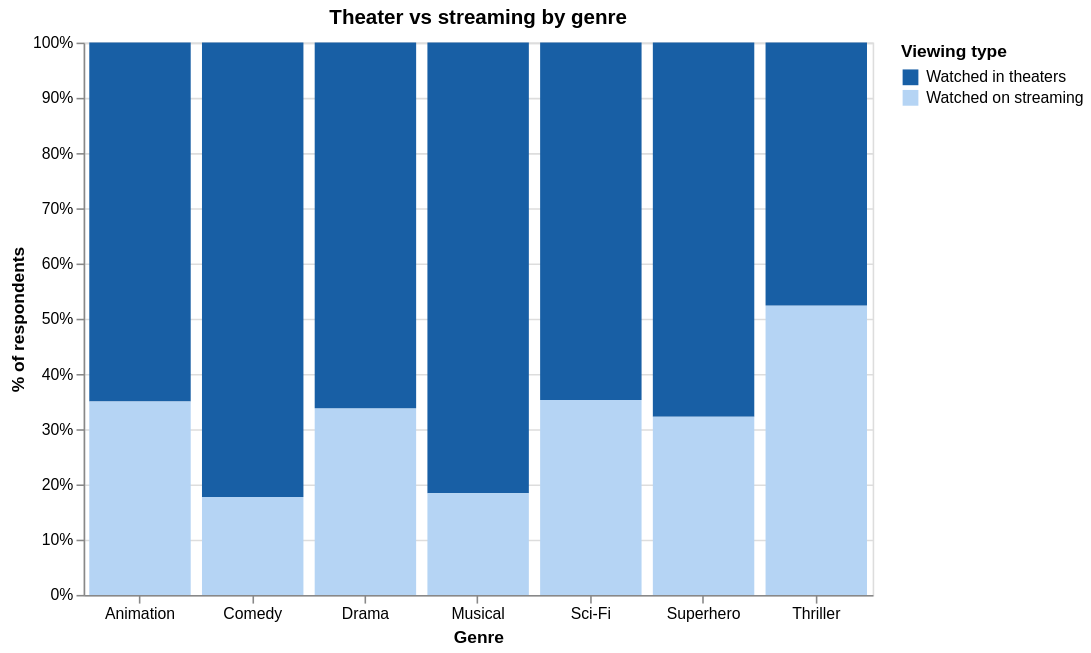

Notebook cell for this chart:
### Code cell
sex_select = alt.selection_point(
    fields=['Sex'],
    bind=alt.binding_select(
        options=[None, 'Female', 'Male', 'Other'],
        labels=['All', 'Female', 'Male', 'Other'],
        name='Gender: '
    ),
    value=None
)

chart = (
    alt.Chart(df_long)
    .mark_bar()
    .encode(
        x=alt.X('Genre:N', title='Genre', axis=alt.Axis(labelAngle=0)),
        y=alt.Y(
            'count():Q',
            title='% of respondents',
            stack='normalize',
            axis=alt.Axis(format='%')
        ),
        color=alt.Color(
            'Response:N',
            title='Viewing type',
            scale=alt.Scale(
                domain=['Watched in theaters', 'Watched on streaming'],
                range=['#185FA5', '#B5D4F4']
            )
        ),
        tooltip=[
            alt.Tooltip('Genre:N'),
            alt.Tooltip('Response:N', title='Viewing type'),
            alt.Tooltip('count():Q', title='Count'),
        ]
    )
    .add_params(sex_select)
    .transform_filter(
        alt.datum.Sex == sex_select.Sex if False else  # placeholder – use transform below
        sex_select
    )
    .properties(title='Theater vs streaming by genre', width=500, height=350)
)

chart = (
    alt.Chart(df_long)
    .mark_bar()
    .encode(
        x=alt.X('Genre:N', title='Genre', axis=alt.Axis(labelAngle=0)),
        y=alt.Y(
            'count():Q',
            title='% of respondents',
            stack='normalize',
            axis=alt.Axis(format='%')
        ),
        color=alt.Color(
            'Response:N',
            title='Viewing type',
            scale=alt.Scale(
                domain=['Watched in theaters', 'Watched on streaming'],
                range=['#185FA5', '#B5D4F4']
            )
        ),
        tooltip=[
            alt.Tooltip('Genre:N'),
            alt.Tooltip('Response:N', title='Viewing type'),
            alt.Tooltip('count():Q', title='Count'),
        ]
    )
    .add_params(sex_select)
    .transform_filter(sex_select)
    .properties(title='Theater vs streaming by genre', width=500, height=350)
)

chart.save('vis1_genre_theater_pct.html')
chart.show()

### Figure 1 — Vega-Lite specification as saved in the notebook (floating-point values rounded to 4 significant figures; data arrays with more than 128 entries replaced by an {"elided": "..."} marker saying what was removed)
{"config": {"view": {"continuousWidth": 300, "continuousHeight": 300}}, "data": {"name": "data-93a67aa9abe230ca943d8f13abd5d7f0"}, "mark": {"type": "bar"}, "encoding": {"color": {"field": "Response", "scale": {"domain": ["Watched in theaters", "Watched on streaming"], "range": ["#185FA5", "#B5D4F4"]}, "title": "Viewing type", "type": "nominal"}, "tooltip": [{"field": "Genre", "type": "nominal"}, {"field": "Response", "title": "Viewing type", "type": "nominal"}, {"aggregate": "count", "title": "Count", "type": "quantitative"}], "x": {"axis": {"labelAngle": 0}, "field": "Genre", "title": "Genre", "type": "nominal"}, "y": {"aggregate": "count", "axis": {"format": "%"}, "stack": "normalize", "title": "% of respondents", "type": "quantitative"}}, "height": 350, "params": [{"name": "param_896882b03a56d12a", "select": {"type": "point", "fields": ["Sex"]}, "bind": {"input": "select", "options": [null, "Female", "Male", "Other"], "labels": ["All", "Female", "Male", "Other"], "name": "Gender: "}, "value": null}], "title": "Theater vs streaming by genre", "transform": [{"filter": {"param": "param_896882b03a56d12a"}}], "width": 500, "$schema": "https://vega.github.io/schema/vega-lite/v6.1.0.json", "datasets": {"data-93a67aa9abe230ca943d8f13abd5d7f0": {"elided": "530 records"}}}
